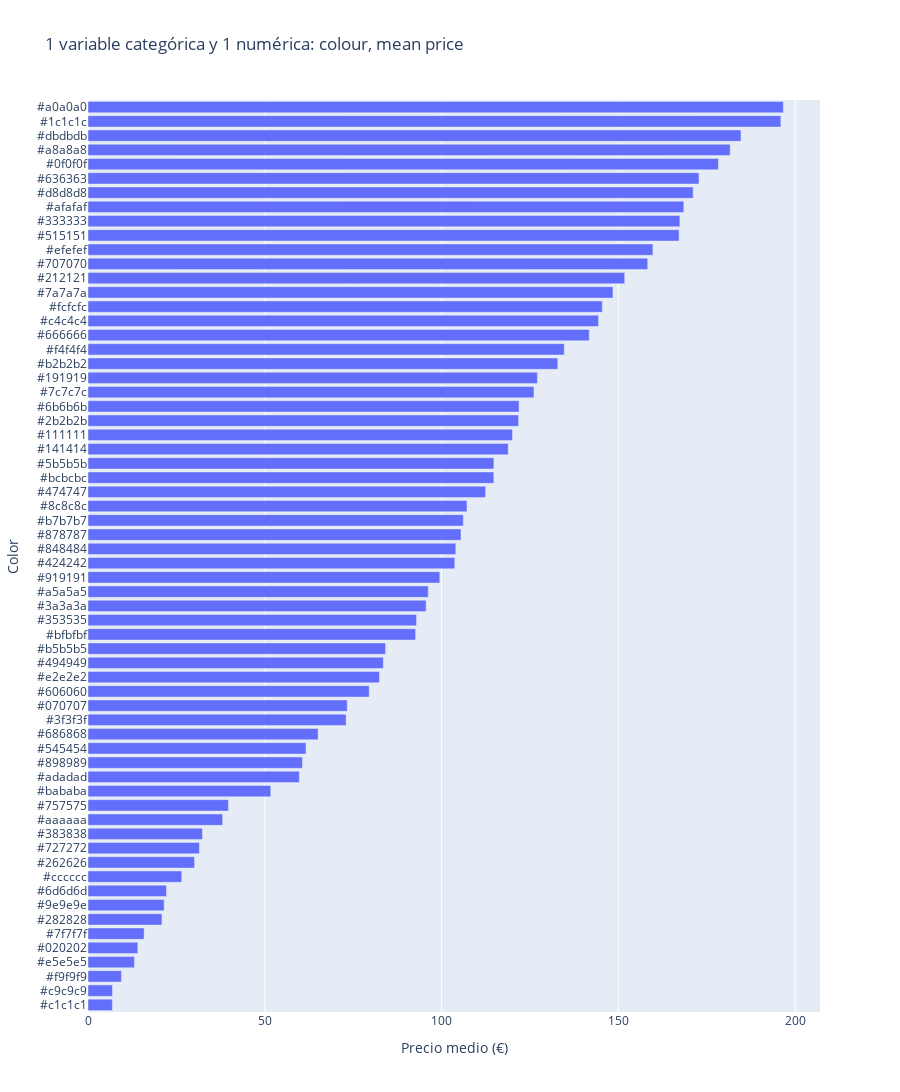

Here is the notebook cell this chart was saved with:
### Markdown cell above
#### 4. Una variable categòrica i una numèrica.
En esta figura, mostramos el precio medio de los productos según su color. 

Como podemos ver, el precio medio varia mucho según el color utilizado.

### Code cell
colour_price = tpu.groupby('colour')['price'].mean().sort_values()

fig = px.bar(
    x=colour_price.values,
    y=colour_price.index,
    orientation='h',
    labels={'x': 'Precio medio (€)', 'y': 'Color'},
    title='1 variable categórica y 1 numérica: colour, mean price'
)

fig_height = max(400, len(colour_price) * 20) 
fig.update_layout(height=fig_height)

fig.show()

### Figure 1 — Plotly figure (JSON) as saved in the notebook; plotly's stock layout.template omitted (floating-point values rounded to 4 significant figures)
{"data": [{"hovertemplate": "Precio medio (€)=%{x}<br>Color=%{y}<extra></extra>", "legendgroup": "", "marker": {"color": "#636efa", "pattern": {"shape": ""}}, "name": "", "orientation": "h", "showlegend": false, "textposition": "auto", "type": "bar", "x": [6.9, 6.93, 9.46, 13.14, 14.1, 15.87, 20.92, 21.53, 22.19, 26.51, 30.14, 31.52, 32.37, 38.07, 39.73, 51.69, 59.76, 60.65, 61.66, 65.07, 72.99, 73.31, 79.53, 82.42, 83.51, 84.16, 92.65, 92.91, 95.62, 96.22, 99.49, 103.7, 104.0, 105.5, 106.1, 107.2, 112.4, 114.8, 114.8, 118.8, 120.0, 121.8, 121.9, 126.1, 127.1, 132.9, 134.7, 141.7, 144.4, 145.4, 148.5, 151.8, 158.3, 159.7, 167.2, 167.4, 168.5, 171.1, 172.8, 178.3, 181.6, 184.7, 195.9, 196.7], "xaxis": "x", "y": ["#c1c1c1", "#c9c9c9", "#f9f9f9", "#e5e5e5", "#020202", "#7f7f7f", "#282828", "#9e9e9e", "#6d6d6d", "#cccccc", "#262626", "#727272", "#383838", "#aaaaaa", "#757575", "#bababa", "#adadad", "#898989", "#545454", "#686868", "#3f3f3f", "#070707", "#606060", "#e2e2e2", "#494949", "#b5b5b5", "#bfbfbf", "#353535", "#3a3a3a", "#a5a5a5", "#919191", "#424242", "#848484", "#878787", "#b7b7b7", "#8c8c8c", "#474747", "#bcbcbc", "#5b5b5b", "#141414", "#111111", "#2b2b2b", "#6b6b6b", "#7c7c7c", "#191919", "#b2b2b2", "#f4f4f4", "#666666", "#c4c4c4", "#fcfcfc", "#7a7a7a", "#212121", "#707070", "#efefef", "#515151", "#333333", "#afafaf", "#d8d8d8", "#636363", "#0f0f0f", "#a8a8a8", "#dbdbdb", "#1c1c1c", "#a0a0a0"], "yaxis": "y"}], "layout": {"barmode": "relative", "height": 1280, "legend": {"tracegroupgap": 0}, "title": {"text": "1 variable categórica y 1 numérica: colour, mean price"}, "xaxis": {"anchor": "y", "domain": [0, 1], "title": {"text": "Precio medio (€)"}}, "yaxis": {"anchor": "x", "domain": [0, 1], "title": {"text": "Color"}}}}
